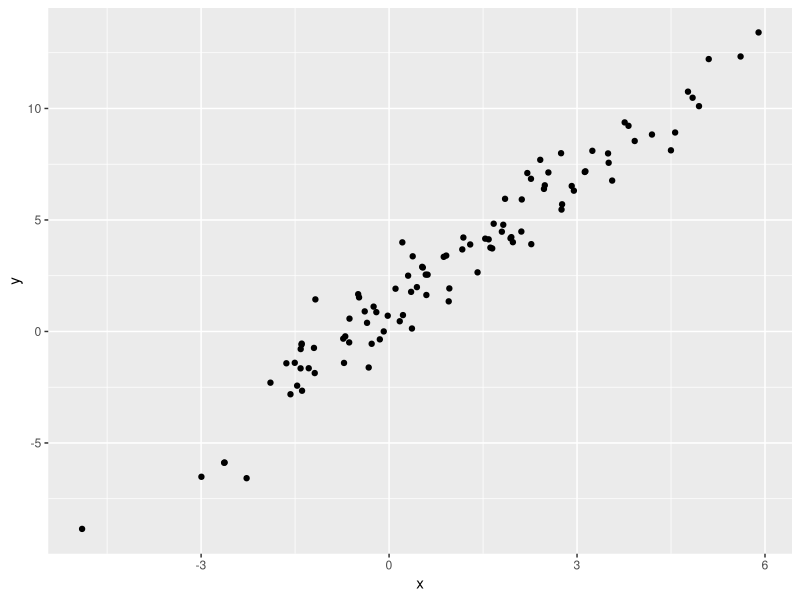

This figure's R source:
## ---- chunk 1
library(tidyverse)
## ---- chunk 2
plot_df = 
  tibble(
    x = rnorm(100, mean = 1, sd = 2),
    y = 1 + 2 * x + rnorm(100))
## ---- chunk 3
plot_df |> 
ggplot (aes(x=x, y=y)) +
geom_point()
